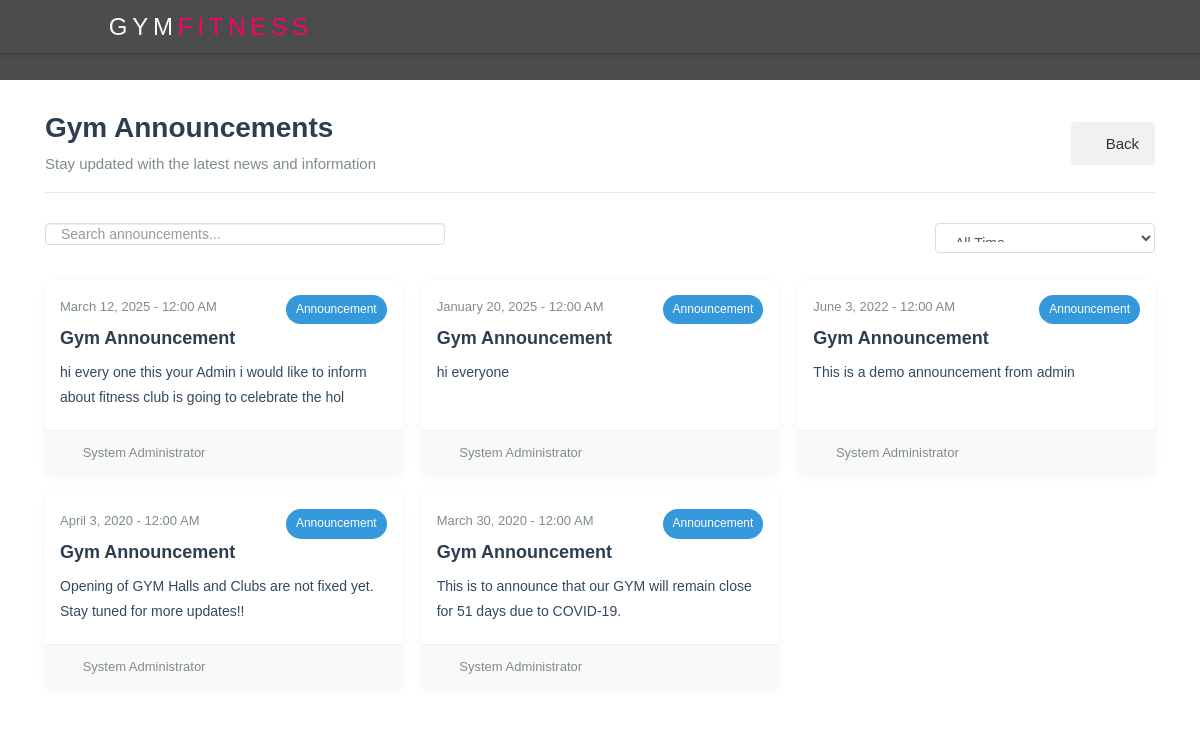
Page /users/Announcements.php (signed in) on the committed database.
### tables this page shows
CREATE TABLE `announcements` (
  `id` int(11) NOT NULL,
  `message` varchar(100) NOT NULL,
  `date` date NOT NULL
);

### users/Announcements.php (the view, shortened to what this page needs)
<!doctype html>
<html lang="en">
<head>
    <link rel="stylesheet" href="//cdn.jsdelivr.net/npm/alertifyjs@1.14.0/build/css/alertify.min.css" />
    <link rel="stylesheet" href="//cdn.jsdelivr.net/npm/alertifyjs@1.14.0/build/css/themes/bootstrap.min.css" />
    <link rel="stylesheet" href="https://cdnjs.cloudflare.com/ajax/libs/font-awesome/6.7.2/css/all.min.css" />
    <link rel="stylesheet" href="../css/bootstrap.css">
    <link rel="stylesheet" href="../css/animate.css">
    <link rel="stylesheet" href="../css/owl.carousel.min.css">
    <link rel="stylesheet" href="../css/magnific-popup.css">
    <link rel="stylesheet" href="../fonts/ionicons/css/ionicons.min.css">
    <link rel="stylesheet" href="../fonts/fontawesome/css/font-awesome.min.css">
    <link rel="stylesheet" href="../css/style.css">
</head>
<link rel="stylesheet" href="https://cdnjs.cloudflare.com/ajax/libs/font-awesome/6.0.0/css/all.min.css">
<link rel="stylesheet" href="css/profile.css">
<body>
    <?php include "../include/nav.php"; ?>
     <br>
     <br>
     <br>
    <div class="main-content ">
        <div class="container">
            <div class="page-header">
                <div class="header-content">
                    <h1>Gym Announcements</h1>
                    <p>Stay updated with the latest news and information</p>
                </div>
                <div class="header-actions">
                    <a href="../index.php" class="btn-back">
                        <i class="icon-arrow-left"></i> Back
                    </a>
                </div>
            </div>
            <div class="search-filter-bar">
                <div class="search-box">
                    <input type="text" id="searchInput" placeholder="Search announcements...">
                    <i class="icon-search"></i>
                </div>
                <div class="filter-options">
                    <select id="filterSelect">
                        <option value="all">All Time</option>
                    </select>
                </div>
            </div>
            <div class="announcements-grid">
                <?php
                $qry = "SELECT * FROM announcements ORDER BY date DESC";
                $result = mysqli_query($con, $qry);
                if (mysqli_num_rows($result) > 0) {
                    while ($row = mysqli_fetch_array($result)) {
                        $date = new DateTime($row['date']);
                        $formatted_date = $date->format('F j, Y - h:i A');
                        echo "<div class='announcement-card'>";
                        echo "<div class='announcement-badge'>Announcement</div>";
                        echo "<div class='announcement-date'>" . $formatted_date . "</div>";
                        echo "<h3 class='announcement-title'>Gym Announcement</h3>";
                        echo "<div class='announcement-content'>" . $row['message'] . "</div>";
                        echo "<div class='announcement-footer'>";
                        echo "<div class='admin-info'><i class='icon-user'></i> System Administrator</div>";
                        echo "</div>";
                        echo "</div>";
                    }
                } else {
                    echo "<div class='no-announcements'>";
                    echo "<i class='icon-info-sign'></i>";
                    echo "<p>No announcements available at this time.</p>";
                    echo "</div>";
                }
                ?>
            </div>
        </div>
    </div>
    </body>
</html>

### css/style.css (style rules this page uses)
html { overflow-x: hidden; }
body { background: #fff; font-weight: 400; font-family: 'Poppins', sans-serif; font-size: 15px; line-height: 1.8; color: #868e96; }
a { -webkit-transition: .3s all ease; -o-transition: .3s all ease; transition: .3s all ease; text-decoration: none; }
h1, h2, h3, h4, h5 { color: #000; }
body { margin: 0; font-family: Arial, sans-serif; }

### users/css/profile.css (style rules this page uses)
body { font-family: 'Poppins', sans-serif; }
input { width: 100%; padding: 12px 15px; border: 2px solid #e0e0e0; border-radius: 8px; font-size: 1rem; transition: border-color 0.3s ease; }

### users/Announcements.php (style rules this page uses)
.page-header { display: flex; justify-content: space-between; align-items: center; margin: 30px 0; padding-bottom: 15px; border-bottom: 1px solid #eaeaea; }
.header-content h1 { font-size: 28px; font-weight: 600; margin: 0 0 5px 0; color: #2c3e50; }
.header-content p { color: #7f8c8d; margin: 0; }
.btn-back { display: inline-flex; align-items: center; padding: 8px 16px; background-color: #f1f1f1; color: #333; border-radius: 4px; text-decoration: none; transition: all 0.2s ease; }
.btn-back i { margin-right: 5px; }
.search-filter-bar { display: flex; justify-content: space-between; margin-bottom: 25px; }
.search-box { position: relative; flex: 1; max-width: 400px; }
.search-box input { width: 100%; padding: 10px 15px; padding-right: 40px; border: 1px solid #ddd; border-radius: 4px; font-size: 14px; }
.search-box i { position: absolute; right: 15px; top: 50%; transform: translateY(-50%); color: #aaa; }
.filter-options select { padding: 10px 15px; border: 1px solid #ddd; border-radius: 4px; background-color: white; font-size: 14px; cursor: pointer; }
.announcements-grid { display: grid; grid-template-columns: repeat(auto-fill, minmax(300px, 1fr)); gap: 20px; margin-bottom: 40px; }
.announcement-card { background-color: white; border-radius: 8px; box-shadow: 0 2px 10px rgba(0,0,0,0.05); overflow: hidden; transition: transform 0.2s ease, box-shadow 0.2s ease; position: relative; }
.announcement-badge { position: absolute; top: 15px; right: 15px; background-color: #3498db; color: white; padding: 4px 10px; border-radius: 20px; font-size: 12px; font-weight: 500; }
.announcement-date { padding: 15px 15px 0; color: #7f8c8d; font-size: 13px; }
.announcement-title { padding: 10px 15px 0; margin: 0; font-size: 18px; font-weight: 600; color: #2c3e50; }
.announcement-content { padding: 10px 15px; color: #34495e; font-size: 14px; min-height: 80px; }
.announcement-footer { padding: 10px 15px; border-top: 1px solid #f1f1f1; display: flex; justify-content: space-between; align-items: center; background-color: #f9f9f9; }
.admin-info { font-size: 13px; color: #7f8c8d; }
.admin-info i { margin-right: 5px; }

### rows in the picture
announcements: date "March 12, 2025 - 12:00 AM", message "hi every one this your Admin i would like to inform about fitness club is going to celebrate the hol"
announcements: date "January 20, 2025 - 12:00 AM", message "hi everyone"
announcements: date "June 3, 2022 - 12:00 AM", message "This is a demo announcement from admin"
announcements: date "April 3, 2020 - 12:00 AM", message "Opening of GYM Halls and Clubs are not fixed yet. Stay tuned for more updates!!"
announcements: date "March 30, 2020 - 12:00 AM", message "This is to announce that our GYM will remain close for 51 days due to COVID-19."
